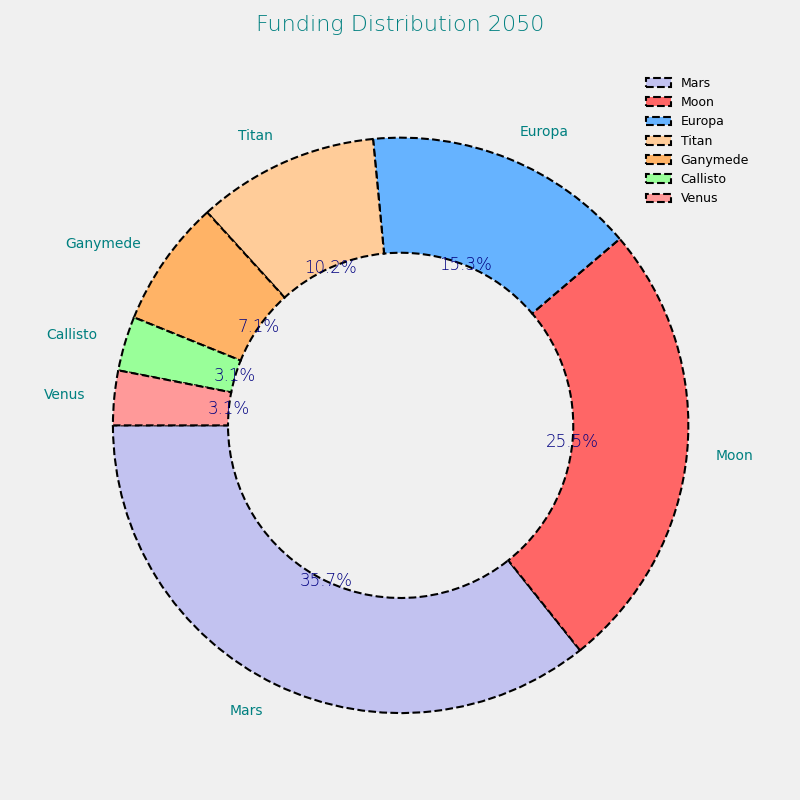

This chart was generated by the following Python code:
import matplotlib.pyplot as plt

planets = ["Mars", "Moon", "Europa", "Titan", "Ganymede", "Callisto", "Venus"]
funding_percentages = [35, 25, 15, 10, 7, 3, 3]
colors = ['#c2c2f0', '#ff6666', '#66b3ff', '#ffcc99', '#ffb366', '#99ff99', '#ff9999']

fig, ax = plt.subplots(figsize=(8, 8), facecolor='#f0f0f0')
wedges, texts, autotexts = ax.pie(
    funding_percentages,
    labels=planets,
    colors=colors,
    autopct='%1.1f%%',
    startangle=180,
    textprops=dict(color="navy"),
    wedgeprops=dict(edgecolor='black', linestyle='--', linewidth=1.5, width=0.4)
)

plt.setp(autotexts, size=12, weight="light")
plt.setp(texts, size=10, color='teal')

ax.set_title(
    'Funding Distribution 2050',
    fontsize=16,
    fontweight='light', 
    color='teal',
    pad=25
)

ax.legend(
    wedges,
    planets,
    loc="best",
    fontsize=9,
    title_fontsize=11,
    frameon=False
)

ax.set_aspect('equal')
plt.tight_layout()
plt.show()
